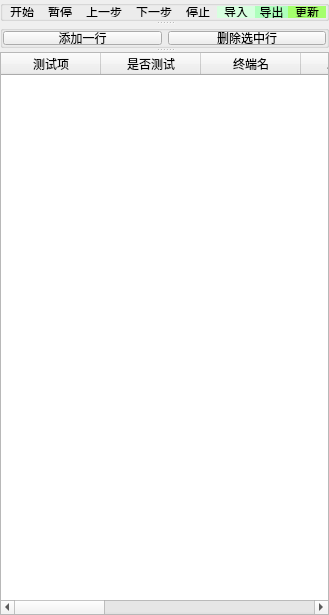
  <widget class="QDockWidget" name="Sequencer">
   <property name="enabled">
    <bool>true</bool>
   </property>
   <property name="sizePolicy">
    <sizepolicy hsizetype="Preferred" vsizetype="Preferred">
     <horstretch>0</horstretch>
     <verstretch>0</verstretch>
    </sizepolicy>
   </property>
   <property name="minimumSize">
    <size>
     <width>248</width>
     <height>615</height>
    </size>
   </property>
   <property name="baseSize">
    <size>
     <width>215</width>
     <height>585</height>
    </size>
   </property>
   <property name="features">
    <set>QDockWidget::AllDockWidgetFeatures</set>
   </property>
   <property name="allowedAreas">
    <set>Qt::AllDockWidgetAreas</set>
   </property>
   <property name="windowTitle">
    <string>测试序列</string>
   </property>
   <attribute name="dockWidgetArea">
    <number>2</number>
   </attribute>
   <widget class="QWidget" name="dockWidgetContents_3">
    <layout class="QVBoxLayout" name="verticalLayout_2">
     <property name="leftMargin">
      <number>0</number>
     </property>
     <property name="topMargin">
      <number>0</number>
     </property>
     <property name="rightMargin">
      <number>0</number>
     </property>
     <property name="bottomMargin">
      <number>0</number>
     </property>
     <item>
      <widget class="QSplitter" name="splitter">
       <property name="orientation">
        <enum>Qt::Vertical</enum>
       </property>
       <widget class="QGroupBox" name="groupBoxSequenceToolBar">
        <property name="sizePolicy">
         <sizepolicy hsizetype="Minimum" vsizetype="Minimum">
          <horstretch>0</horstretch>
          <verstretch>0</verstretch>
         </sizepolicy>
        </property>
        <property name="maximumSize">
         <size>
          <width>16777215</width>
          <height>21</height>
         </size>
        </property>
        <property name="title">
         <string/>
        </property>
        <layout class="QHBoxLayout" name="horizontalLayout_4">
         <property name="spacing">
          <number>0</number>
         </property>
         <property name="sizeConstraint">
          <enum>QLayout::SetNoConstraint</enum>
         </property>
         <property name="leftMargin">
          <number>0</number>
         </property>
         <property name="topMargin">
          <number>0</number>
         </property>
         <property name="rightMargin">
          <number>0</number>
         </property>
         <property name="bottomMargin">
          <number>0</number>
         </property>
         <item>
          <widget class="QToolButton" name="run_test_sequence">
           <property name="sizePolicy">
            <sizepolicy hsizetype="Preferred" vsizetype="Fixed">
             <horstretch>0</horstretch>
             <verstretch>0</verstretch>
            </sizepolicy>
           </property>
           <property name="styleSheet">
            <string notr="true"/>
           </property>
           <property name="text">
            <string>开始</string>
           </property>
           <property name="icon">
            <iconset>
             <activeon>:/Graphics/images/start.bmp</activeon>
            </iconset>
           </property>
           <property name="autoRaise">
            <bool>true</bool>
           </property>
          </widget>
         </item>
         <item>
          <widget class="QToolButton" name="pause_test_sequence">
           <property name="sizePolicy">
            <sizepolicy hsizetype="Preferred" vsizetype="Fixed">
             <horstretch>0</horstretch>
             <verstretch>0</verstretch>
            </sizepolicy>
           </property>
           <property name="styleSheet">
            <string notr="true"/>
           </property>
           <property name="text">
            <string>暂停</string>
           </property>
           <property name="icon">
            <iconset>
             <activeon>:/Graphics/images/pause.bmp</activeon>
            </iconset>
           </property>
           <property name="autoRaise">
            <bool>true</bool>
           </property>
          </widget>
         </item>
         <item>
          <widget class="QToolButton" name="move_to_previous_section">
           <property name="sizePolicy">
            <sizepolicy hsizetype="Preferred" vsizetype="Fixed">
             <horstretch>0</horstretch>
             <verstretch>0</verstretch>
            </sizepolicy>
           </property>
           <property name="styleSheet">
            <string notr="true"/>
           </property>
           <property name="text">
            <string>上一步</string>
           </property>
           <property name="icon">
            <iconset>
             <activeon>:/Graphics/images/laststep.bmp</activeon>
            </iconset>
           </property>
           <property name="autoRaise">
            <bool>true</bool>
           </property>
          </widget>
         </item>
         <item>
          <widget class="QToolButton" name="move_to_next_section">
           <property name="sizePolicy">
            <sizepolicy hsizetype="Preferred" vsizetype="Fixed">
             <horstretch>0</horstretch>
             <verstretch>0</verstretch>
            </sizepolicy>
           </property>
           <property name="styleSheet">
            <string notr="true"/>
           </property>
           <property name="text">
            <string>下一步</string>
           </property>
           <property name="icon">
            <iconset>
             <activeon>:/Graphics/images/nextstep.bmp</activeon>
            </iconset>
           </property>
           <property name="autoRaise">
            <bool>true</bool>
           </property>
          </widget>
         </item>
         <item>
          <widget class="QToolButton" name="stop_test_sequence">
           <property name="sizePolicy">
            <sizepolicy hsizetype="Preferred" vsizetype="Fixed">
             <horstretch>0</horstretch>
             <verstretch>0</verstretch>
            </sizepolicy>
           </property>
           <property name="styleSheet">
            <string notr="true"/>
           </property>
           <property name="text">
            <string>停止</string>
           </property>
           <property name="icon">
            <iconset>
             <activeon>:/Graphics/images/stop.png</activeon>
            </iconset>
           </property>
           <property name="autoRaise">
            <bool>true</bool>
           </property>
          </widget>
         </item>
         <item>
          <widget class="QToolButton" name="import_to_sequencer">
           <property name="sizePolicy">
            <sizepolicy hsizetype="Preferred" vsizetype="Fixed">
             <horstretch>0</horstretch>
             <verstretch>0</verstretch>
            </sizepolicy>
           </property>
           <property name="styleSheet">
            <string notr="true">background-color: rgb(215, 255, 223);</string>
           </property>
           <property name="text">
            <string>导入</string>
           </property>
           <property name="autoRaise">
            <bool>true</bool>
           </property>
          </widget>
         </item>
         <item>
          <widget class="QToolButton" name="export_sequence_table">
           <property name="enabled">
            <bool>true</bool>
           </property>
           <property name="sizePolicy">
            <sizepolicy hsizetype="Preferred" vsizetype="Fixed">
             <horstretch>0</horstretch>
             <verstretch>0</verstretch>
            </sizepolicy>
           </property>
           <property name="styleSheet">
            <string notr="true"> border: none; 
background-color: rgb(174, 255, 188);</string>
           </property>
           <property name="text">
            <string>导出</string>
           </property>
           <property name="autoRaise">
            <bool>true</bool>
           </property>
          </widget>
         </item>
         <item>
          <widget class="QToolButton" name="update_sequence">
           <property name="sizePolicy">
            <sizepolicy hsizetype="Preferred" vsizetype="Fixed">
             <horstretch>0</horstretch>
             <verstretch>0</verstretch>
            </sizepolicy>
           </property>
           <property name="autoFillBackground">
            <bool>false</bool>
           </property>
           <property name="styleSheet">
            <string notr="true">background-color: rgb(164, 255, 108);
</string>
           </property>
           <property name="text">
            <string>更新</string>
           </property>
           <property name="autoRaise">
            <bool>true</bool>
           </property>
          </widget>
         </item>
        </layout>
       </widget>
       <widget class="QGroupBox" name="groupBox">
        <property name="sizePolicy">
         <sizepolicy hsizetype="Minimum" vsizetype="Minimum">
          <horstretch>0</horstretch>
          <verstretch>0</verstretch>
         </sizepolicy>
        </property>
        <property name="maximumSize">
         <size>
          <width>16777215</width>
          <height>23</height>
         </size>
        </property>
        <property name="title">
         <string/>
        </property>
        <layout class="QHBoxLayout" name="horizontalLayout_6">
         <property name="leftMargin">
          <number>0</number>
         </property>
         <property name="topMargin">
          <number>0</number>
         </property>
         <property name="rightMargin">
          <number>0</number>
         </property>
         <property name="bottomMargin">
          <number>0</number>
         </property>
         <item>
          <widget class="QPushButton" name="add_one_row">
           <property name="sizePolicy">
            <sizepolicy hsizetype="Preferred" vsizetype="Fixed">
             <horstretch>0</horstretch>
             <verstretch>0</verstretch>
            </sizepolicy>
           </property>
           <property name="text">
            <string>添加一行</string>
           </property>
          </widget>
         </item>
         <item>
          <widget class="QPushButton" name="delete_one_row">
           <property name="sizePolicy">
            <sizepolicy hsizetype="Preferred" vsizetype="Fixed">
             <horstretch>0</horstretch>
             <verstretch>0</verstretch>
            </sizepolicy>
           </property>
           <property name="text">
            <string>删除选中行</string>
           </property>
          </widget>
         </item>
        </layout>
       </widget>
       <widget class="QTableWidget" name="sequencertable">
        <column>
         <property name="text">
          <string>测试项</string>
         </property>
        </column>
        <column>
         <property name="text">
          <string>是否测试</string>
         </property>
        </column>
        <column>
         <property name="text">
          <string>终端名</string>
         </property>
        </column>
        <column>
         <property name="text">
          <string>发送指令</string>
         </property>
        </column>
        <column>
         <property name="text">
          <string>等待回显时间</string>
         </property>
        </column>
        <column>
         <property name="text">
          <string>需匹配文本</string>
         </property>
        </column>
        <column>
         <property name="text">
          <string>不能匹配到文本</string>
         </property>
        </column>
        <column>
         <property name="text">
          <string>执行完是否清空log缓存</string>
         </property>
        </column>
        <column>
         <property name="text">
          <string>单独保存log到文件</string>
         </property>
        </column>
        <column>
         <property name="text">
          <string>说明</string>
         </property>
        </column>
       </widget>
      </widget>
     </item>
    </layout>
   </widget>
  </widget>
